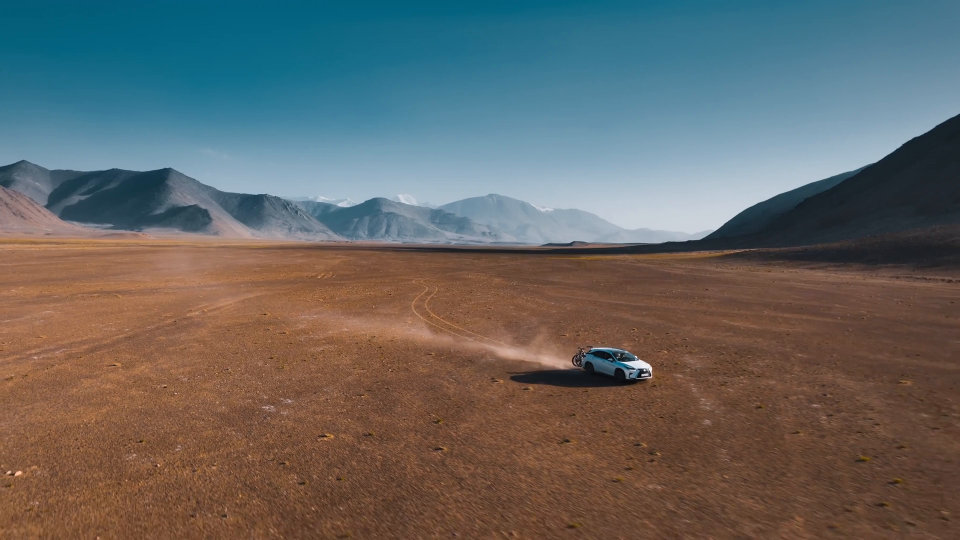
#> input picture frame 12 of python/basic/data/video.mp4, 1920 x 1080 px (shown at 1/2 size)
$ python show_video_fps.py
#> lines starting #> are read from the running program, lines starting #| are printed output that depends on the picture; after the words box and inside, x2 and y2 are one past the last pixel; in counts of white or black regions, pixels touching at a corner belong together
from time import time
import cv2
previousTime = currentTime = fps = 0
video = cv2.VideoCapture("./data/video.mp4")
while(video.isOpened()):
    currentTime = time()
    ret,frame = video.read()
#> frame is the input picture: shape (1080, 1920, 3); mean B, G, R 99.6, 101.9, 101.2

    if(not(ret)):
        break

    fps = 1/(currentTime-previousTime)
    previousTime = currentTime
    fps = "FPS "+str(int(fps))

    image = cv2.resize(frame,(800,600))
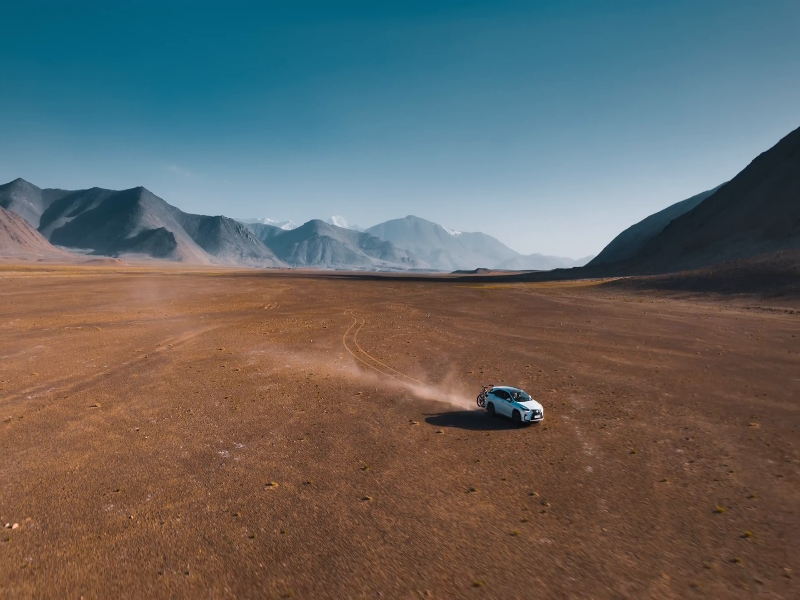
#> image: shape (600, 800, 3); mean B, G, R 99.5, 101.8, 101.1
    cv2.putText(image,fps,(35,40),cv2.FONT_HERSHEY_SIMPLEX,1,(0,0,130),2,cv2.LINE_AA)
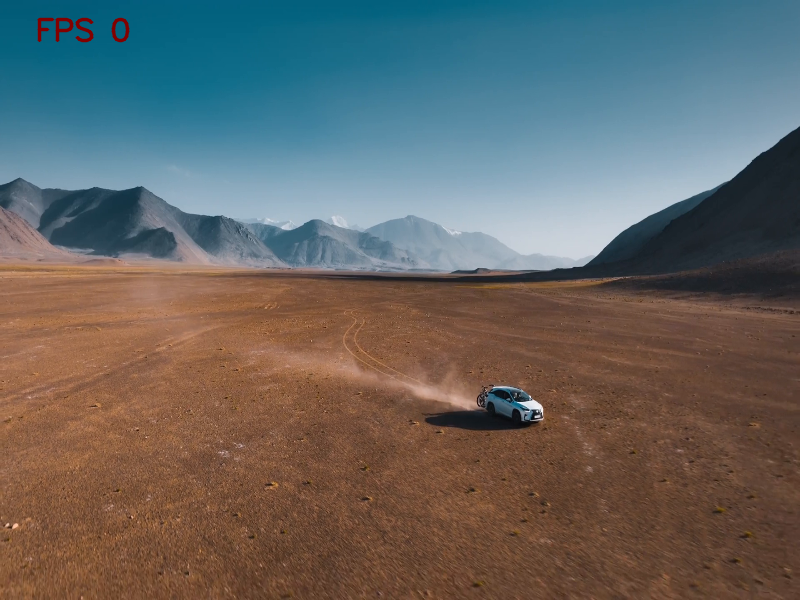
#> image: shape (600, 800, 3); 0.22% of pixels changed, all inside (x1, y1, x2, y2) = (37, 17, 130, 43)
    cv2.imshow("show video FPS",image)

    if(cv2.waitKey(10)&0xff == ord('q')):
#> (key q is pressed here)
        break

cv2.destroyAllWindows()

$ run again, starting later in the video
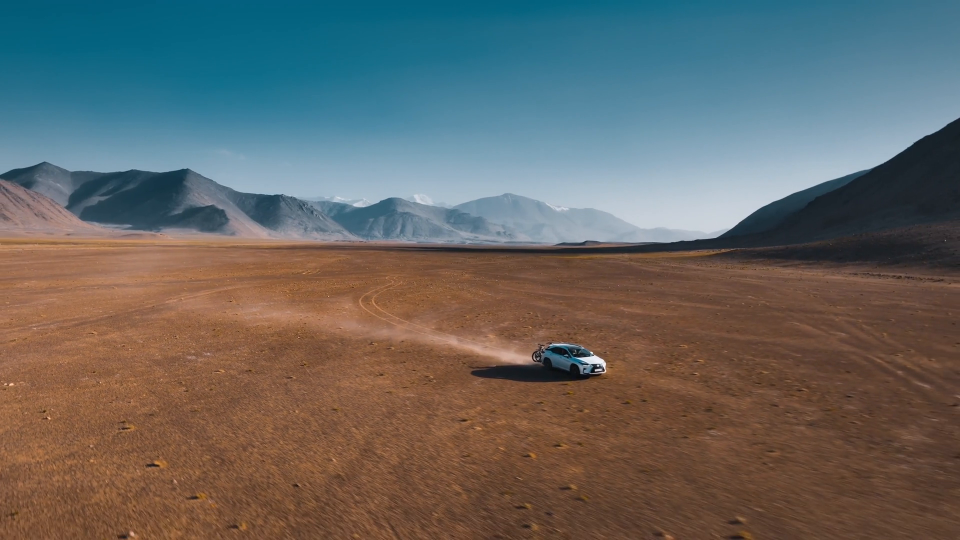
#> input picture frame 55 of python/basic/data/video.mp4, 1920 x 1080 px (shown at 1/2 size)
#> frame is the input picture: shape (1080, 1920, 3); mean B, G, R 99.4, 102.4, 101.8
#> `image = cv2.resize(frame,(800,600))`:
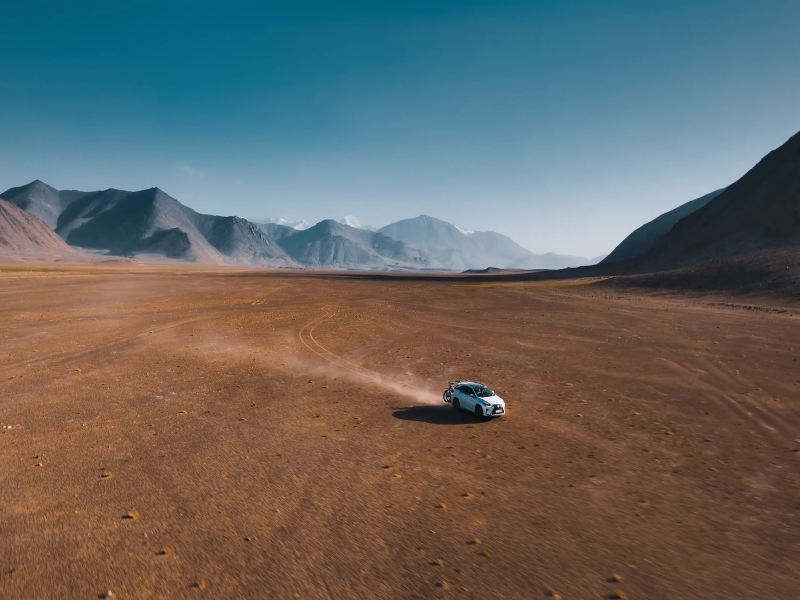
#> image: shape (600, 800, 3); mean B, G, R 99.4, 102.3, 101.7
#> `cv2.putText(image,fps,(35,40),cv2.FONT_HERSHEY_SIMPLEX,1,(0,0,130),2,c..`:
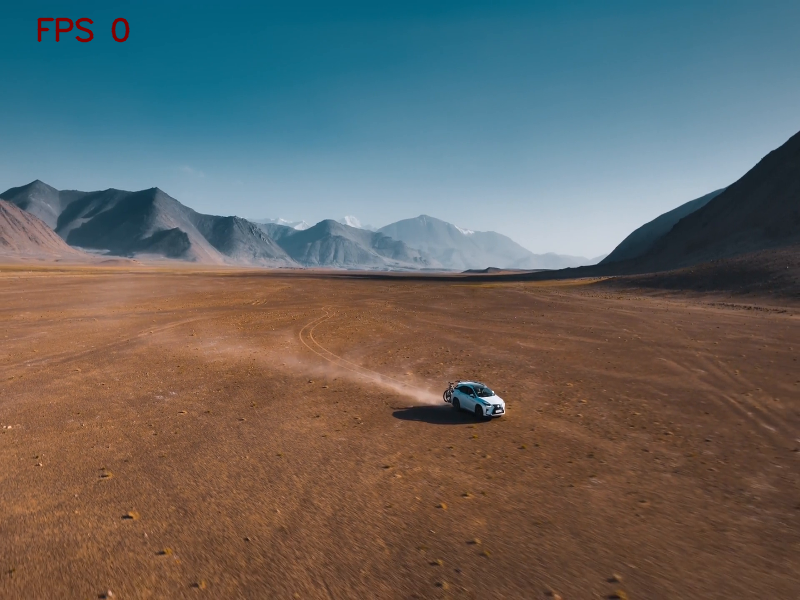
#> image: shape (600, 800, 3); 0.22% of pixels changed, all inside (x1, y1, x2, y2) = (37, 17, 130, 43)

$ run again, starting later in the video
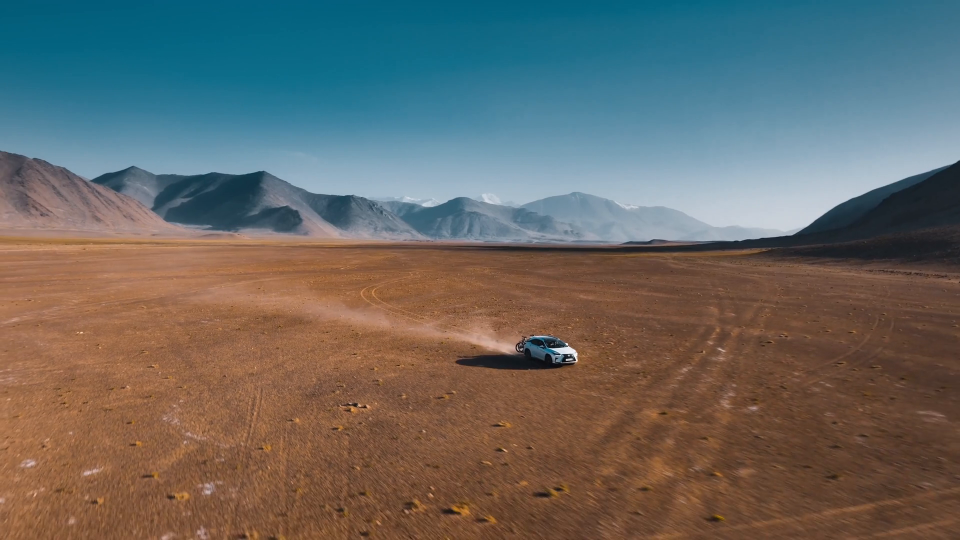
#> input picture frame 98 of python/basic/data/video.mp4, 1920 x 1080 px (shown at 1/2 size)
#> frame is the input picture: shape (1080, 1920, 3); mean B, G, R 100.5, 104.4, 104
#> `image = cv2.resize(frame,(800,600))`:
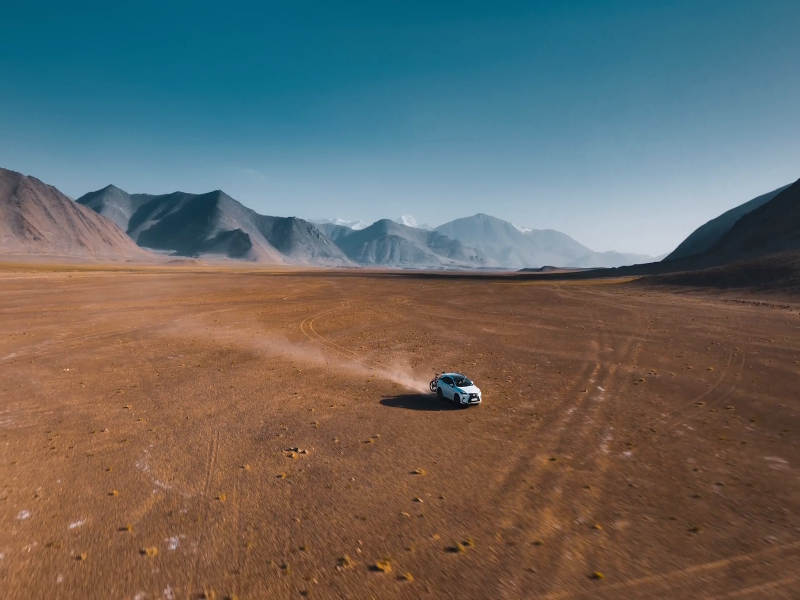
#> image: shape (600, 800, 3); mean B, G, R 100.4, 104.4, 103.9
#> `cv2.putText(image,fps,(35,40),cv2.FONT_HERSHEY_SIMPLEX,1,(0,0,130),2,c..`:
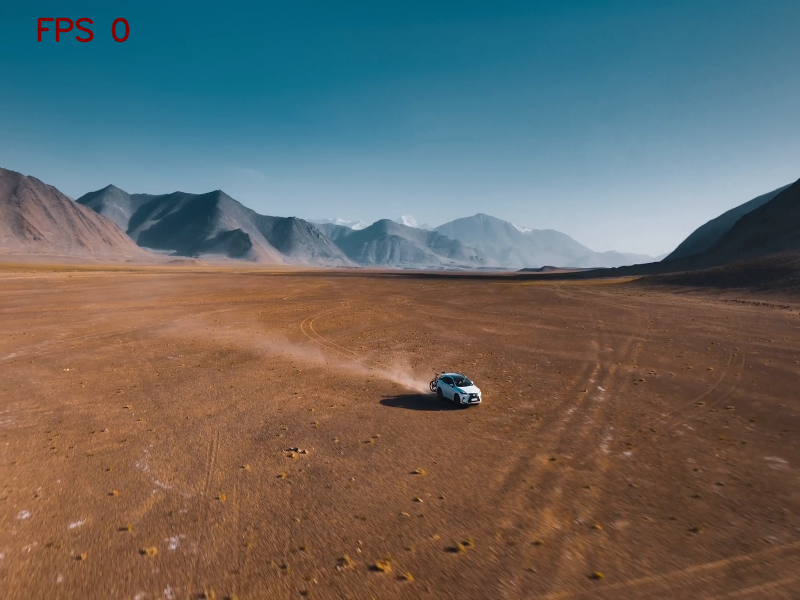
#> image: shape (600, 800, 3); 0.22% of pixels changed, all inside (x1, y1, x2, y2) = (37, 17, 130, 43)
